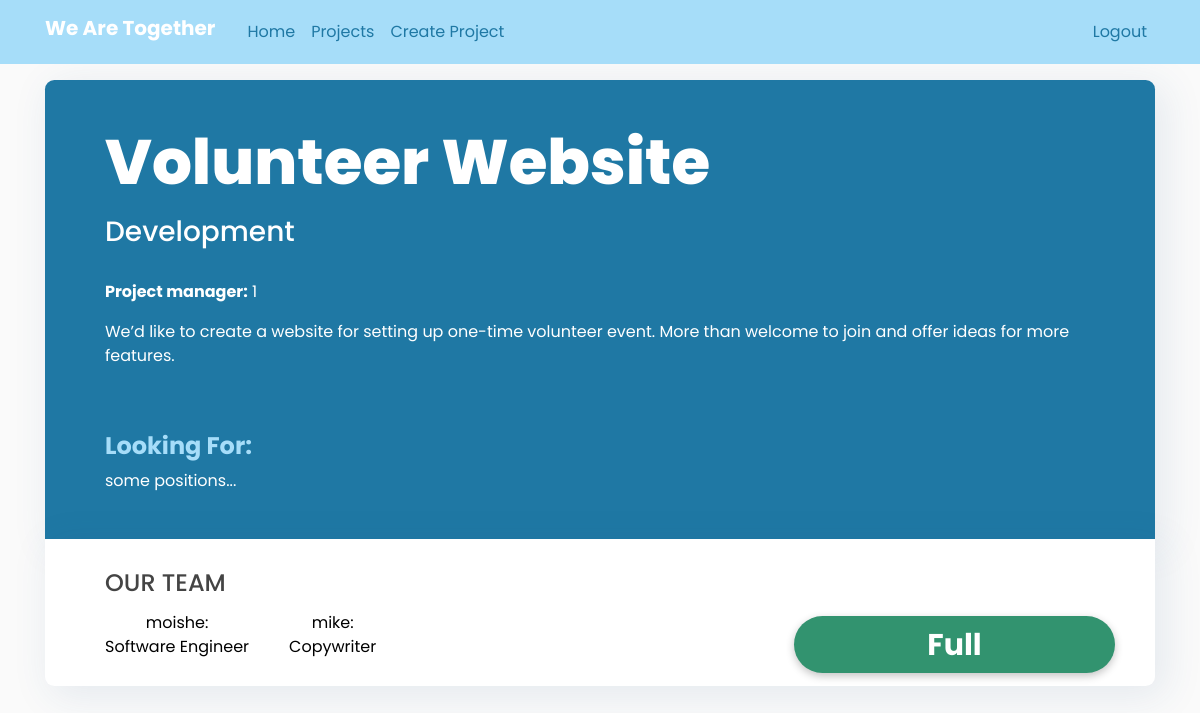
The app's page /view_project?project_id=1 (signed in) with its own data.
### we_are_together/models.py (models this page shows, shortened)
class Project(db.Model):
    id = db.Column(db.Integer, primary_key=True)
    project_name = db.Column(db.String(150), nullable=False)
    creation_date = db.Column(db.DateTime, nullable=False, default=datetime.utcnow)
    category = db.Column(db.Integer, nullable=False)
    description = db.Column(db.String(2000), nullable=False)
    need1 = db.Column(db.String(100), nullable=False)
    need2 = db.Column(db.String(100), nullable=True)
    need3 = db.Column(db.String(100), nullable=True)
    need4 = db.Column(db.String(100), nullable=True)
    need5 = db.Column(db.String(100), nullable=True)
    manager = db.Column(db.Integer, nullable=False)
    join1 = db.Column(db.Integer, nullable=True)
    join2 = db.Column(db.Integer, nullable=True)
    join3 = db.Column(db.Integer, nullable=True)
    join4 = db.Column(db.Integer, nullable=True)
    join5 = db.Column(db.Integer, nullable=True)
    def user_in_project(self, user_id):
        is_user_in_project = False
        if self.join1 == user_id:
            is_user_in_project = True
        elif self.join2 == user_id:
            is_user_in_project = True
        elif self.join3 == user_id:
            is_user_in_project = True
        elif self.join4 == user_id:
            is_user_in_project = True
        elif self.join5 == user_id:
            is_user_in_project = True
        return is_user_in_project
    def is_full(self):
        full1 = not self.need1 or (self.need1 and self.join1)
        full2 = not self.need2 or (self.need2 and self.join2)
        full3 = not self.need3 or (self.need3 and self.join3)
        full4 = not self.need4 or (self.need4 and self.join4)
        full5 = not self.need5 or (self.need5 and self.join5)
        return full1 and full2 and full3 and full4 and full5
    def get_dict_of_partners(self):
        dict_of_partners = {}
        if self.join1:
            dict_of_partners[self.need1] = User.query.get(self.join1).username
        if self.join2:
            dict_of_partners[self.need2] = User.query.get(self.join2).username
        if self.join3:
            dict_of_partners[self.need3] = User.query.get(self.join3).username
        if self.join4:
            dict_of_partners[self.need4] = User.query.get(self.join4).username
        if self.join5:
            dict_of_partners[self.need5] = User.query.get(self.join5).username
        return dict_of_partners

class User(db.Model, UserMixin):
    id = db.Column(db.Integer, primary_key=True)
    username = db.Column(db.String(20), unique=True, nullable=False)
    email = db.Column(db.String(120), unique=True, nullable=False)
    password = db.Column(db.String(60), nullable=False)
    phone = db.Column(db.Integer, nullable=True)

### we_are_together/routes.py (the view)
@app.route("/view_project", methods=['GET', 'POST'])
def view_project():
    if current_user.is_authenticated:
        current_id = current_user.id
    else:
        current_id = 0
    project_id = request.args.get('project_id', None)
    current_project = Project.query.get(project_id)
    user_join_num = request.args.get('user_join_num', None)
    if user_join_num == "-1":
        current_project.join_update(user_join_num, current_id, delete=True)
    elif user_join_num:
        current_project.join_update(int(user_join_num), current_id)
    already_in = current_project.user_in_project(current_id)
    dict_of_partners = current_project.get_dict_of_partners()
    return render_template('view_project.html', title='View Project', current_project=current_project,
                           category_dict=category_dict, already_in=already_in, project_full=current_project.is_full(),
                           dict_of_partners=dict_of_partners)

### we_are_together/models.py (called while the page is built)
@login_manager.user_loader
def load_user(user_id):
    return User.query.get(int(user_id))

### we_are_together/routes.py (called while the page is built)
@app.context_processor
def override_url_for():
    return dict(url_for=dated_url_for)

def dated_url_for(endpoint, **values):
    if endpoint == 'static':
        filename = values.get('filename', None)
        if filename:
            file_path = os.path.join(app.root_path,
                                     endpoint, filename)
            values['q'] = int(os.stat(file_path).st_mtime)
    return url_for(endpoint, **values)

### we_are_together/templates/view_project.html
{% extends "layout.html" %}
{% block content %}
<div class="the_project">
    <h1 style="color:white">{{ current_project.project_name }}</h1>
    <h3 style="color:white">{{ category_dict[current_project.id] }}</h3>
    <br>
    <p><b>Project manager:</b> {{ current_project.manager }}</p>
    <p> {{ current_project.description }}</p>
    <br><br>
    <div>
        <h4 style="color:#a6ddf9"><b>Looking For:</b></h4>
        <p>some positions...</p>
    </div>
</div>
<div class="team_div">
    {% if dict_of_partners %}
        <div>
            <h4 style="padding:30px 0 0 60px;">OUR TEAM</h4>
            {% for partner in dict_of_partners %}
                <div id="partners_div" style="margin: 0 0 0 40px;">
                    <p id="partners_p">{{
                        dict_of_partners[partner] }}:<br>
                        {{partner}}</p>
                </div>
            {% endfor %}
        </div>
    {% endif %}
    <div id="join_button">
        {% if current_user.is_authenticated and already_in %}
            <a href="{{ url_for('view_project', project_id=current_project.id, user_join_num=-1) }}">
                    Leave
            </a>
            {% elif current_user.is_authenticated and not project_full %}
            <a href="{{ url_for('view_project', project_id=current_project.id, user_join_num=1) }}">
                    Join
            </a>
            {% elif project_full %}
            <a class="" href="#">
                    Full
            </a>
            {% else %}
            <a href="{{ url_for('login') }}">
                    Sign In
            </a>
        {% endif %}
    </div>
</div>
{% endblock content %}

### we_are_together/static/main.css (style rules this page uses)
html, body { font-family: 'Poppins'; margin: 0; }
body { background: #fafafa; color: #333333; margin-top: 5rem; }
h1, h2, h3, h4, h5, h6 { color: #444444; }
h1 { color: #1F78A4; font-family: Poppins; font-style: normal; font-weight: 800; font-size: 62.797px; line-height: 71.5%; flex: none; order: 0; flex-grow: 0; margin: 30px 0px; }
.the_project { box-shadow: 7.76942px 7.76942px 38.8471px 2.33083px rgba(39, 92, 141, 0.1); border-radius: 9.32331px 9.32331px 0 0; padding: 30px 60px; background: #1F78A4; color: white; }
.team_div { box-shadow: 7.76942px 7.76942px 38.8471px 2.33083px rgba(39, 92, 141, 0.1); border-radius: 0 0 9.32331px 9.32331px; padding-bottom: 80px; background: white; color: black; }
#partners_p { text-align: center; float: left; padding: 5px 20px 20px 20px; }
#join_button { float: right; width: 321px; height: 57px; text-align: center; margin: 0 auto; margin-bottom: 20px; margin-top:10px; margin-right: 40px; background: #32936F; border-radius: 40px; padding-top: 7px; box-shadow: rgba(0, 0, 0, 0.24) 0 3px 8px; }
#join_button a { font-size: 30px; font-weight: bold; color: white; text-decoration: none; }

### records on screen
Project: project_name "Volunteer Website", manager "1", description "We’d like to create a website for setting up one-time volunteer event. More than welcome to join and offer ideas for more features.", need1.username "moishe", need1 "Software Engineer", need2.username "mike", need2 "Copywriter"

### other values on screen
{{ category_dict[current_project.id] }} "Development"
